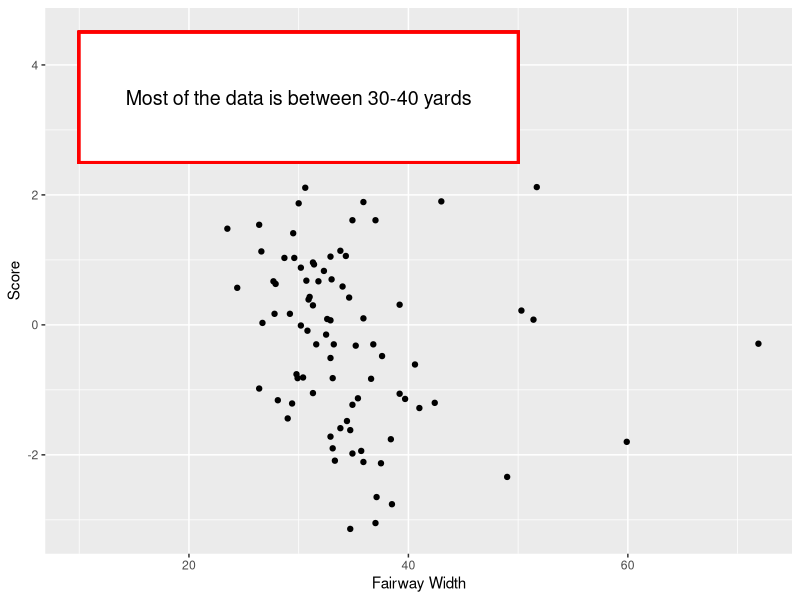
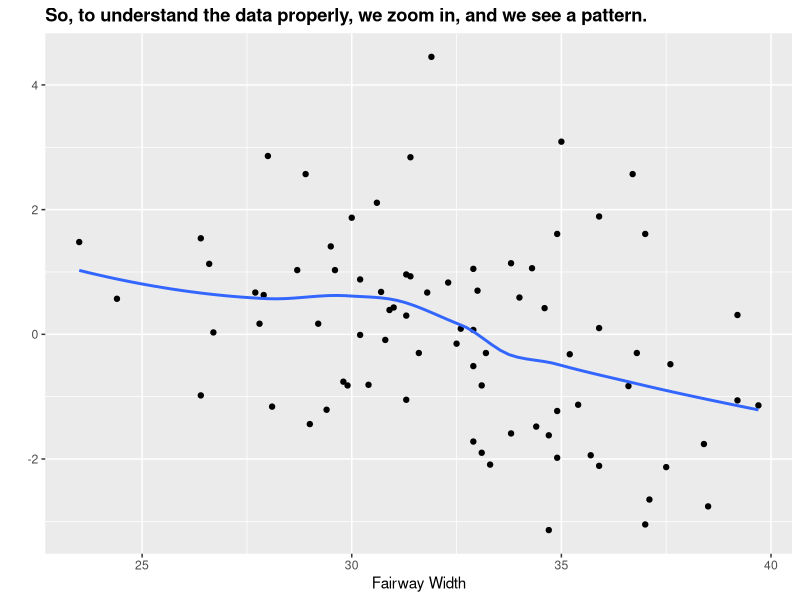

Recreate these plots in R, in order.
## ---- chunk 1
library(tidyverse)
library(patchwork)
golf_data <- read_csv(file = "dg_new_course_table.csv")
filtered_golf_data <- filter(golf_data, fw_width < 40)

## ---- chunk 2
p1 <- golf_data %>%
  ggplot(mapping = aes(x = fw_width, y = adj_score_to_par)) + 
  geom_point() + 
  labs(x = "Fairway Width", y = "Score") + 
  theme(plot.title = element_text(face = "bold")) +
   geom_rect(aes(xmin = 10, xmax = 50, ymin = 2.5, ymax = 4.5),
            fill = "white", color = "red", size = 1, linetype = "solid") + 
  annotate("text", x = 30, y = 3.5, 
           label = "Most of the data is between 30-40 yards", 
           color = "black", size = 5,
           arrow = arrow(length = unit(0.5, "cm"))) 


# Create plot p2
p2 <- filtered_golf_data %>%
  ggplot(mapping = aes(x = fw_width, y = adj_score_to_par)) + 
  geom_point() + 
  geom_smooth(method = "loess", se = FALSE) + 
  labs(title = "So, to understand the data properly, we zoom in, and we see a pattern.", x = "Fairway Width", y = "") + 
  theme(plot.title = element_text(face = "bold"))
# Display both plots side by side
p1
p2
